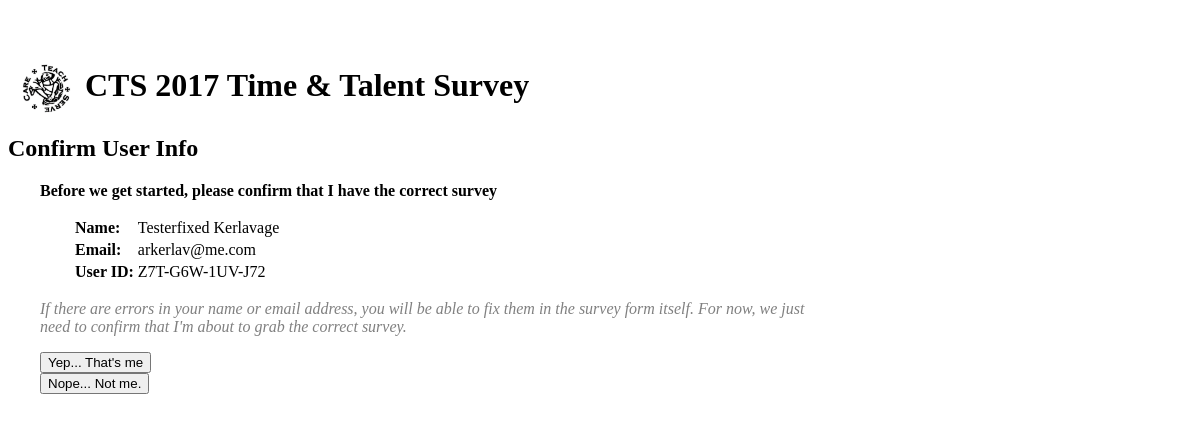
/tt.php?uid=Z7T-G6W-1UV-J72, run on an earlier commit of the app's database.
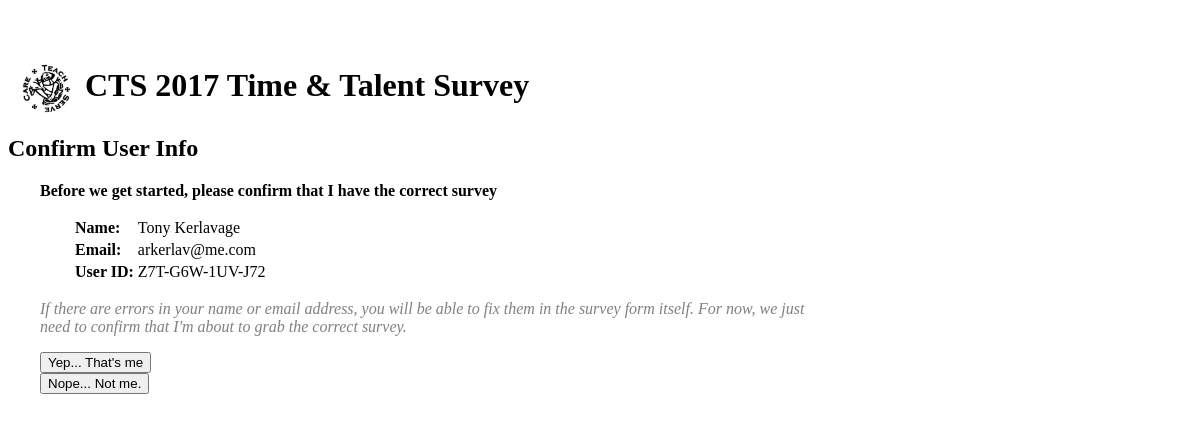
And on a later commit of the database.
### tables this page shows
CREATE TABLE `participants` (
  `user_id` char(16) NOT NULL,
  `name` varchar(255) NOT NULL,
  `email` varchar(255) DEFAULT NULL,
  PRIMARY KEY (`user_id`),
  CONSTRAINT `participants_ibfk_1` FOREIGN KEY (`user_id`) REFERENCES `user_ids` (`user_id`) ON DELETE CASCADE
);

### db.php (called while the page is built, shortened)
<?php
function db_connect()
{
  $db_user = 'ctsluthe_ttadm';
  $db_pass = 'ctsluthe_ttadm';
  $db_name = 'ctsluthe_ttsurvey';
  $db_host = 'localhost';
  $db = mysqli_connect($db_host,$db_user,$db_pass,$db_name);
  return $db;
}
function db_user_info($id)
{
  $data = array();
  try
  {
    $db = db_connect();
    $id = strtoupper($id);
    $sql = "select name,email from participants where user_id='$id'";
    $result = db_query($db,$sql);
    $n = $result->num_rows;
    if( $n == 1 )
    {
      $data = $result->fetch_assoc();
    }
  }
  finally
  {
    $db->close();
  }
  return $data;
}
function db_query($db,$sql)
{
  $result = $db->query($sql);
  return $result;
}

### tt.php (called while the page is built, shortened)
<?php
$dir = dirname(__FILE__);
require_once("$dir/tt_init.php");
try
{
  if( isset($_POST['action']) )
  {
    $action = strtolower($_POST['action']);
    $page = 'user_'.$action;
  }
  else if( isset($_REQUEST['uid']) )
  {
    $user_id = $_REQUEST['uid'];
    $page = 'user_verify';
  }
  require("$dir/$page.php");
}
catch (Exception $e)
{
  $code = $e->getCode();
  $msg  = $e->getMessage();
  $file = $e->getFile();
  $line = $e->getLine();
  error_log("$file\[$line\]: $msg");
  require("$dir/$code.php");
}
?>

### tt_init.php (called while the page is built, shortened)
<?php
$tt_year = 2017;
$tt_title      = "CTS $tt_year Time &amp; Talent Survey";
require_once(dirname(__FILE__).'/db.php');
?>

### user_id_confirm.php (the view, shortened to what this page needs)
<!DOCTYPE html>
<html>
<head>
<?php require("$dir/tt_head.php"); ?>
</head>
<body>
<?php
require("$dir/tt_page.php");
?>
<h2 id="confirm_userid">Confirm User Info</h2>
<form id="confirm_user_form" class='tt-form' method='post' action='tt.php'>
  <p class='tt-form-instruction'>Before we get started, please confirm that I have the correct survey</p>
  <table id='user_id_info'>
  <tr><td class=tt-ui-label-cell>Name:</td><td class=tt-ui-value-cell><?=$user_name?></td></tr>
  <tr><td class=tt-ui-label-cell>Email:</td><td class=tt-ui-value-cell><?=$user_email?></td></tr>
  <tr><td class=tt-ui-label-cell>User ID:</td><td class=tt-ui-value-cell><?=$user_id?></td></tr>
  </table>
  <p class='tt-form-note'>If there are errors in your name or email address, you will be able to fix them in the survey form itself.  For now, we just need to confirm that I'm about to grab the correct survey.</p>
  <div class='submit'><input id=start_survey_button' type='submit' name=confirm value="Yep... That's me"></div>
  <div class='submit'><input id=start_survey_button' type='submit' name=cancel value="Nope... Not me."></div>
</form>
</body>
</html>

### user_verify.php (shortened to what this page needs)
<?php
require_once(dirname(__FILE__).'/db.php');
$data = db_user_info($user_id);
if( count($data) == 0 )
{
  if( isset($tt_link_was_used) && $tt_link_was_used )
  {
    $tt_error = 'Invalid User ID in the URL request';
  }
  require("$dir/user_id_prompt.php");
}
else
{
  $user_name = $data['name'];
  $user_email = $data['email'];
  require("$dir/user_id_confirm.php");
}
?>

### tt_head.php (shortened to what this page needs)
<?php
$v = rand();
if(isset($_REQUEST['print']))
{
  print "<link rel='stylesheet' type='text/css' href='tt_print.css?v=$v'>\n";
}
else
{
?>
<link rel="stylesheet" href="https://code.jquery.com/mobile/1.4.5/jquery.mobile-1.4.5.min.css">
  <link rel='stylesheet' type='text/css' href='tt_style.css?v=$v'>
<?php } ?>

### tt_page.php (shortened to what this page needs)
<h1 class='tt-title'><img src='img/cts_logo.png' height=50><?=$tt_title?></h1>

### tt_style.css (style rules this page uses)
h1 > * { vertical-align: middle; }
h1 > img { margin-left: 10pt; margin-right: 10pt; }
.tt-form-instruction { font-weight: bold; }
.tt-form-note { font-style: italic; color: #808080; }
.tt-form { max-width: 8in; margin-left: 2em; margin-right: 2em; }
.tt-ui-label-cell { font-weight:bold; }
#user_id_info { margin-left:2em; margin-top:1em; }
@media screen and (min-width:600px) { .tt-title { margin-top: 2em; } }

What changed in the data, as far as the page shows it:
changed participants "arkerlav@me.com": name "Testerfixed Kerlavage" → "Tony Kerlavage"
